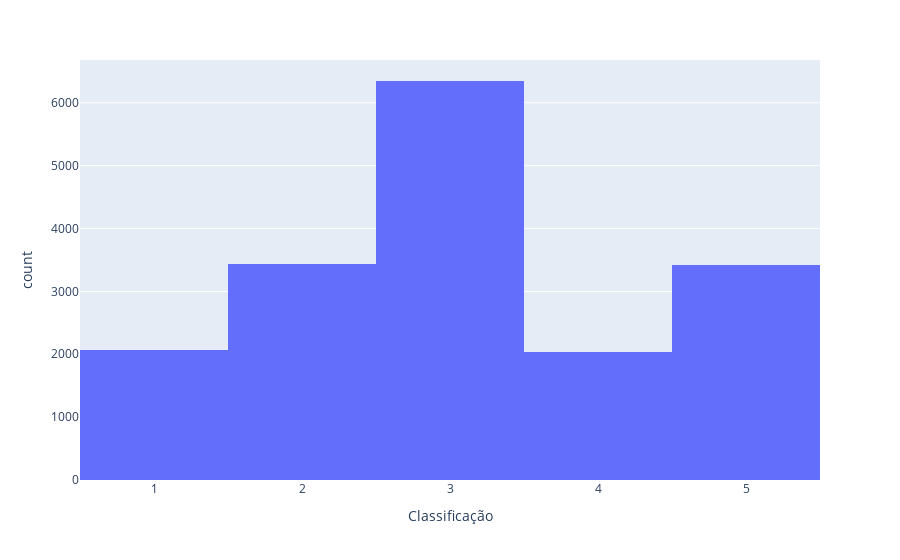

Notebook code for this chart:
### Code cell
df_2024=df_new[df_new['Data anual']=="2024"]
fig=px.histogram(df_2024, df_2024["Classificação"])
fig.show()

### Figure 1 — Plotly figure (JSON) as saved in the notebook; plotly's stock layout.template omitted (floating-point values rounded to 4 significant figures; data arrays with more than 128 entries replaced by an {"elided": "..."} marker saying what was removed)
{"data": [{"alignmentgroup": "True", "bingroup": "x", "hovertemplate": "Classificação=%{x}<br>count=%{y}<extra></extra>", "legendgroup": "", "marker": {"color": "#636efa", "pattern": {"shape": ""}}, "name": "", "offsetgroup": "", "orientation": "v", "showlegend": false, "type": "histogram", "x": {"elided": "17302 int values"}, "xaxis": "x", "yaxis": "y"}], "layout": {"barmode": "relative", "legend": {"tracegroupgap": 0}, "margin": {"t": 60}, "xaxis": {"anchor": "y", "domain": [0, 1], "title": {"text": "Classificação"}}, "yaxis": {"anchor": "x", "domain": [0, 1], "title": {"text": "count"}}}}
